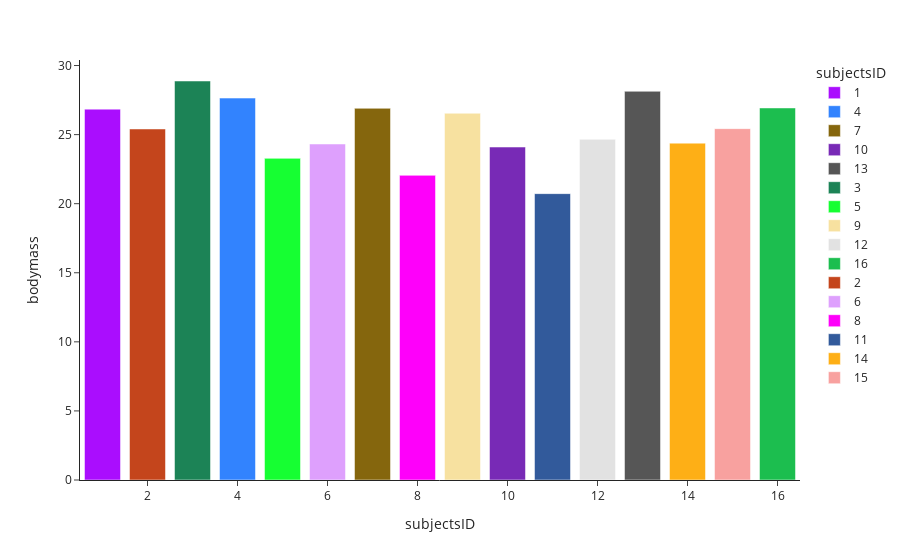
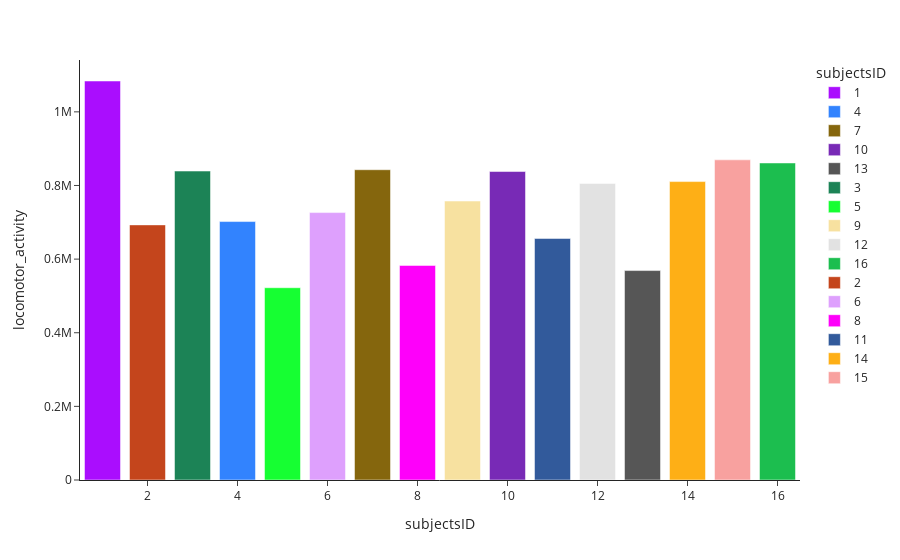
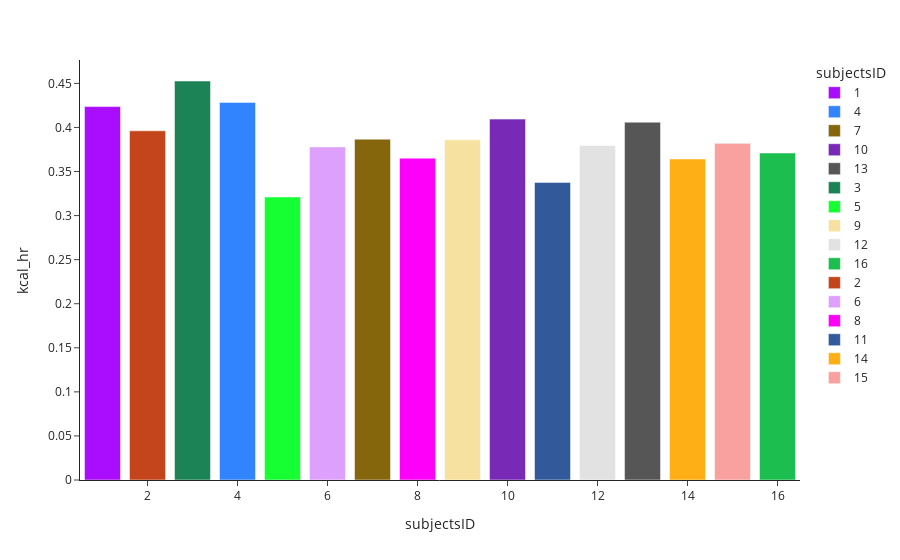
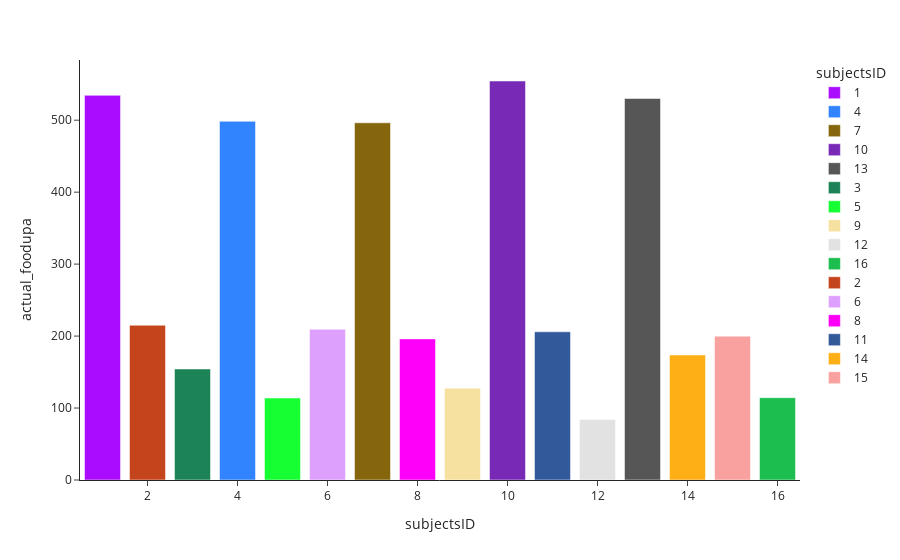

The notebook cell saved with these charts, in order:
### Code cell
def create_bar(averages_df, colors, feature_name, index):
    group_color_and_x = averages_df.index.get_level_values(index)
    y_axis = averages_df[feature_name]
    labels = {'x': group_color_and_x.name, 'y': y_axis.name, 'color': group_color_and_x.name}
    return px.bar(x=group_color_and_x,
                    y=y_axis.values,
                    color=group_color_and_x,
                    color_discrete_sequence=colors,
                    template='simple_white',
                    labels=labels)
for feature in bmass_loco_kcal:
    create_bar(df_ace_overall_grouped,colors,feature,0).show()

### Figure 1 — Plotly figure (JSON) as saved in the notebook; plotly's stock layout.template omitted (floating-point values rounded to 4 significant figures)
{"data": [{"alignmentgroup": "True", "hovertemplate": "subjectsID=%{x}<br>bodymass=%{y}<extra></extra>", "legendgroup": "1", "marker": {"color": "#AA0DFE", "pattern": {"shape": ""}}, "name": "1", "offsetgroup": "1", "orientation": "v", "showlegend": true, "textposition": "auto", "type": "bar", "x": [1], "xaxis": "x", "y": [26.84], "yaxis": "y"}, {"alignmentgroup": "True", "hovertemplate": "subjectsID=%{x}<br>bodymass=%{y}<extra></extra>", "legendgroup": "4", "marker": {"color": "#3283FE", "pattern": {"shape": ""}}, "name": "4", "offsetgroup": "4", "orientation": "v", "showlegend": true, "textposition": "auto", "type": "bar", "x": [4], "xaxis": "x", "y": [27.64], "yaxis": "y"}, {"alignmentgroup": "True", "hovertemplate": "subjectsID=%{x}<br>bodymass=%{y}<extra></extra>", "legendgroup": "7", "marker": {"color": "#85660D", "pattern": {"shape": ""}}, "name": "7", "offsetgroup": "7", "orientation": "v", "showlegend": true, "textposition": "auto", "type": "bar", "x": [7], "xaxis": "x", "y": [26.9], "yaxis": "y"}, {"alignmentgroup": "True", "hovertemplate": "subjectsID=%{x}<br>bodymass=%{y}<extra></extra>", "legendgroup": "10", "marker": {"color": "#782AB6", "pattern": {"shape": ""}}, "name": "10", "offsetgroup": "10", "orientation": "v", "showlegend": true, "textposition": "auto", "type": "bar", "x": [10], "xaxis": "x", "y": [24.1], "yaxis": "y"}, {"alignmentgroup": "True", "hovertemplate": "subjectsID=%{x}<br>bodymass=%{y}<extra></extra>", "legendgroup": "13", "marker": {"color": "#565656", "pattern": {"shape": ""}}, "name": "13", "offsetgroup": "13", "orientation": "v", "showlegend": true, "textposition": "auto", "type": "bar", "x": [13], "xaxis": "x", "y": [28.14], "yaxis": "y"}, {"alignmentgroup": "True", "hovertemplate": "subjectsID=%{x}<br>bodymass=%{y}<extra></extra>", "legendgroup": "3", "marker": {"color": "#1C8356", "pattern": {"shape": ""}}, "name": "3", "offsetgroup": "3", "orientation": "v", "showlegend": true, "textposition": "auto", "type": "bar", "x": [3], "xaxis": "x", "y": [28.88], "yaxis": "y"}, {"alignmentgroup": "True", "hovertemplate": "subjectsID=%{x}<br>bodymass=%{y}<extra></extra>", "legendgroup": "5", "marker": {"color": "#16FF32", "pattern": {"shape": ""}}, "name": "5", "offsetgroup": "5", "orientation": "v", "showlegend": true, "textposition": "auto", "type": "bar", "x": [5], "xaxis": "x", "y": [23.28], "yaxis": "y"}, {"alignmentgroup": "True", "hovertemplate": "subjectsID=%{x}<br>bodymass=%{y}<extra></extra>", "legendgroup": "9", "marker": {"color": "#F7E1A0", "pattern": {"shape": ""}}, "name": "9", "offsetgroup": "9", "orientation": "v", "showlegend": true, "textposition": "auto", "type": "bar", "x": [9], "xaxis": "x", "y": [26.55], "yaxis": "y"}, {"alignmentgroup": "True", "hovertemplate": "subjectsID=%{x}<br>bodymass=%{y}<extra></extra>", "legendgroup": "12", "marker": {"color": "#E2E2E2", "pattern": {"shape": ""}}, "name": "12", "offsetgroup": "12", "orientation": "v", "showlegend": true, "textposition": "auto", "type": "bar", "x": [12], "xaxis": "x", "y": [24.66], "yaxis": "y"}, {"alignmentgroup": "True", "hovertemplate": "subjectsID=%{x}<br>bodymass=%{y}<extra></extra>", "legendgroup": "16", "marker": {"color": "#1CBE4F", "pattern": {"shape": ""}}, "name": "16", "offsetgroup": "16", "orientation": "v", "showlegend": true, "textposition": "auto", "type": "bar", "x": [16], "xaxis": "x", "y": [26.93], "yaxis": "y"}, {"alignmentgroup": "True", "hovertemplate": "subjectsID=%{x}<br>bodymass=%{y}<extra></extra>", "legendgroup": "2", "marker": {"color": "#C4451C", "pattern": {"shape": ""}}, "name": "2", "offsetgroup": "2", "orientation": "v", "showlegend": true, "textposition": "auto", "type": "bar", "x": [2], "xaxis": "x", "y": [25.41], "yaxis": "y"}, {"alignmentgroup": "True", "hovertemplate": "subjectsID=%{x}<br>bodymass=%{y}<extra></extra>", "legendgroup": "6", "marker": {"color": "#DEA0FD", "pattern": {"shape": ""}}, "name": "6", "offsetgroup": "6", "orientation": "v", "showlegend": true, "textposition": "auto", "type": "bar", "x": [6], "xaxis": "x", "y": [24.32], "yaxis": "y"}, {"alignmentgroup": "True", "hovertemplate": "subjectsID=%{x}<br>bodymass=%{y}<extra></extra>", "legendgroup": "8", "marker": {"color": "#FE00FA", "pattern": {"shape": ""}}, "name": "8", "offsetgroup": "8", "orientation": "v", "showlegend": true, "textposition": "auto", "type": "bar", "x": [8], "xaxis": "x", "y": [22.05], "yaxis": "y"}, {"alignmentgroup": "True", "hovertemplate": "subjectsID=%{x}<br>bodymass=%{y}<extra></extra>", "legendgroup": "11", "marker": {"color": "#325A9B", "pattern": {"shape": ""}}, "name": "11", "offsetgroup": "11", "orientation": "v", "showlegend": true, "textposition": "auto", "type": "bar", "x": [11], "xaxis": "x", "y": [20.73], "yaxis": "y"}, {"alignmentgroup": "True", "hovertemplate": "subjectsID=%{x}<br>bodymass=%{y}<extra></extra>", "legendgroup": "14", "marker": {"color": "#FEAF16", "pattern": {"shape": ""}}, "name": "14", "offsetgroup": "14", "orientation": "v", "showlegend": true, "textposition": "auto", "type": "bar", "x": [14], "xaxis": "x", "y": [24.38], "yaxis": "y"}, {"alignmentgroup": "True", "hovertemplate": "subjectsID=%{x}<br>bodymass=%{y}<extra></extra>", "legendgroup": "15", "marker": {"color": "#F8A19F", "pattern": {"shape": ""}}, "name": "15", "offsetgroup": "15", "orientation": "v", "showlegend": true, "textposition": "auto", "type": "bar", "x": [15], "xaxis": "x", "y": [25.43], "yaxis": "y"}], "layout": {"barmode": "relative", "legend": {"title": {"text": "subjectsID"}, "tracegroupgap": 0}, "margin": {"t": 60}, "xaxis": {"anchor": "y", "domain": [0, 1], "title": {"text": "subjectsID"}}, "yaxis": {"anchor": "x", "domain": [0, 1], "title": {"text": "bodymass"}}}}

### Figure 2 — Plotly figure (JSON) as saved in the notebook; plotly's stock layout.template omitted (floating-point values rounded to 4 significant figures)
{"data": [{"alignmentgroup": "True", "hovertemplate": "subjectsID=%{x}<br>locomotor_activity=%{y}<extra></extra>", "legendgroup": "1", "marker": {"color": "#AA0DFE", "pattern": {"shape": ""}}, "name": "1", "offsetgroup": "1", "orientation": "v", "showlegend": true, "textposition": "auto", "type": "bar", "x": [1], "xaxis": "x", "y": [1083784], "yaxis": "y"}, {"alignmentgroup": "True", "hovertemplate": "subjectsID=%{x}<br>locomotor_activity=%{y}<extra></extra>", "legendgroup": "4", "marker": {"color": "#3283FE", "pattern": {"shape": ""}}, "name": "4", "offsetgroup": "4", "orientation": "v", "showlegend": true, "textposition": "auto", "type": "bar", "x": [4], "xaxis": "x", "y": [702017], "yaxis": "y"}, {"alignmentgroup": "True", "hovertemplate": "subjectsID=%{x}<br>locomotor_activity=%{y}<extra></extra>", "legendgroup": "7", "marker": {"color": "#85660D", "pattern": {"shape": ""}}, "name": "7", "offsetgroup": "7", "orientation": "v", "showlegend": true, "textposition": "auto", "type": "bar", "x": [7], "xaxis": "x", "y": [842759], "yaxis": "y"}, {"alignmentgroup": "True", "hovertemplate": "subjectsID=%{x}<br>locomotor_activity=%{y}<extra></extra>", "legendgroup": "10", "marker": {"color": "#782AB6", "pattern": {"shape": ""}}, "name": "10", "offsetgroup": "10", "orientation": "v", "showlegend": true, "textposition": "auto", "type": "bar", "x": [10], "xaxis": "x", "y": [837920], "yaxis": "y"}, {"alignmentgroup": "True", "hovertemplate": "subjectsID=%{x}<br>locomotor_activity=%{y}<extra></extra>", "legendgroup": "13", "marker": {"color": "#565656", "pattern": {"shape": ""}}, "name": "13", "offsetgroup": "13", "orientation": "v", "showlegend": true, "textposition": "auto", "type": "bar", "x": [13], "xaxis": "x", "y": [568876], "yaxis": "y"}, {"alignmentgroup": "True", "hovertemplate": "subjectsID=%{x}<br>locomotor_activity=%{y}<extra></extra>", "legendgroup": "3", "marker": {"color": "#1C8356", "pattern": {"shape": ""}}, "name": "3", "offsetgroup": "3", "orientation": "v", "showlegend": true, "textposition": "auto", "type": "bar", "x": [3], "xaxis": "x", "y": [839183], "yaxis": "y"}, {"alignmentgroup": "True", "hovertemplate": "subjectsID=%{x}<br>locomotor_activity=%{y}<extra></extra>", "legendgroup": "5", "marker": {"color": "#16FF32", "pattern": {"shape": ""}}, "name": "5", "offsetgroup": "5", "orientation": "v", "showlegend": true, "textposition": "auto", "type": "bar", "x": [5], "xaxis": "x", "y": [522263], "yaxis": "y"}, {"alignmentgroup": "True", "hovertemplate": "subjectsID=%{x}<br>locomotor_activity=%{y}<extra></extra>", "legendgroup": "9", "marker": {"color": "#F7E1A0", "pattern": {"shape": ""}}, "name": "9", "offsetgroup": "9", "orientation": "v", "showlegend": true, "textposition": "auto", "type": "bar", "x": [9], "xaxis": "x", "y": [757714], "yaxis": "y"}, {"alignmentgroup": "True", "hovertemplate": "subjectsID=%{x}<br>locomotor_activity=%{y}<extra></extra>", "legendgroup": "12", "marker": {"color": "#E2E2E2", "pattern": {"shape": ""}}, "name": "12", "offsetgroup": "12", "orientation": "v", "showlegend": true, "textposition": "auto", "type": "bar", "x": [12], "xaxis": "x", "y": [805608], "yaxis": "y"}, {"alignmentgroup": "True", "hovertemplate": "subjectsID=%{x}<br>locomotor_activity=%{y}<extra></extra>", "legendgroup": "16", "marker": {"color": "#1CBE4F", "pattern": {"shape": ""}}, "name": "16", "offsetgroup": "16", "orientation": "v", "showlegend": true, "textposition": "auto", "type": "bar", "x": [16], "xaxis": "x", "y": [861161], "yaxis": "y"}, {"alignmentgroup": "True", "hovertemplate": "subjectsID=%{x}<br>locomotor_activity=%{y}<extra></extra>", "legendgroup": "2", "marker": {"color": "#C4451C", "pattern": {"shape": ""}}, "name": "2", "offsetgroup": "2", "orientation": "v", "showlegend": true, "textposition": "auto", "type": "bar", "x": [2], "xaxis": "x", "y": [692951], "yaxis": "y"}, {"alignmentgroup": "True", "hovertemplate": "subjectsID=%{x}<br>locomotor_activity=%{y}<extra></extra>", "legendgroup": "6", "marker": {"color": "#DEA0FD", "pattern": {"shape": ""}}, "name": "6", "offsetgroup": "6", "orientation": "v", "showlegend": true, "textposition": "auto", "type": "bar", "x": [6], "xaxis": "x", "y": [726380], "yaxis": "y"}, {"alignmentgroup": "True", "hovertemplate": "subjectsID=%{x}<br>locomotor_activity=%{y}<extra></extra>", "legendgroup": "8", "marker": {"color": "#FE00FA", "pattern": {"shape": ""}}, "name": "8", "offsetgroup": "8", "orientation": "v", "showlegend": true, "textposition": "auto", "type": "bar", "x": [8], "xaxis": "x", "y": [582780], "yaxis": "y"}, {"alignmentgroup": "True", "hovertemplate": "subjectsID=%{x}<br>locomotor_activity=%{y}<extra></extra>", "legendgroup": "11", "marker": {"color": "#325A9B", "pattern": {"shape": ""}}, "name": "11", "offsetgroup": "11", "orientation": "v", "showlegend": true, "textposition": "auto", "type": "bar", "x": [11], "xaxis": "x", "y": [656128], "yaxis": "y"}, {"alignmentgroup": "True", "hovertemplate": "subjectsID=%{x}<br>locomotor_activity=%{y}<extra></extra>", "legendgroup": "14", "marker": {"color": "#FEAF16", "pattern": {"shape": ""}}, "name": "14", "offsetgroup": "14", "orientation": "v", "showlegend": true, "textposition": "auto", "type": "bar", "x": [14], "xaxis": "x", "y": [810570], "yaxis": "y"}, {"alignmentgroup": "True", "hovertemplate": "subjectsID=%{x}<br>locomotor_activity=%{y}<extra></extra>", "legendgroup": "15", "marker": {"color": "#F8A19F", "pattern": {"shape": ""}}, "name": "15", "offsetgroup": "15", "orientation": "v", "showlegend": true, "textposition": "auto", "type": "bar", "x": [15], "xaxis": "x", "y": [869659], "yaxis": "y"}], "layout": {"barmode": "relative", "legend": {"title": {"text": "subjectsID"}, "tracegroupgap": 0}, "margin": {"t": 60}, "xaxis": {"anchor": "y", "domain": [0, 1], "title": {"text": "subjectsID"}}, "yaxis": {"anchor": "x", "domain": [0, 1], "title": {"text": "locomotor_activity"}}}}

### Figure 3 — Plotly figure (JSON) as saved in the notebook; plotly's stock layout.template omitted (floating-point values rounded to 4 significant figures)
{"data": [{"alignmentgroup": "True", "hovertemplate": "subjectsID=%{x}<br>kcal_hr=%{y}<extra></extra>", "legendgroup": "1", "marker": {"color": "#AA0DFE", "pattern": {"shape": ""}}, "name": "1", "offsetgroup": "1", "orientation": "v", "showlegend": true, "textposition": "auto", "type": "bar", "x": [1], "xaxis": "x", "y": [0.4237], "yaxis": "y"}, {"alignmentgroup": "True", "hovertemplate": "subjectsID=%{x}<br>kcal_hr=%{y}<extra></extra>", "legendgroup": "4", "marker": {"color": "#3283FE", "pattern": {"shape": ""}}, "name": "4", "offsetgroup": "4", "orientation": "v", "showlegend": true, "textposition": "auto", "type": "bar", "x": [4], "xaxis": "x", "y": [0.4284], "yaxis": "y"}, {"alignmentgroup": "True", "hovertemplate": "subjectsID=%{x}<br>kcal_hr=%{y}<extra></extra>", "legendgroup": "7", "marker": {"color": "#85660D", "pattern": {"shape": ""}}, "name": "7", "offsetgroup": "7", "orientation": "v", "showlegend": true, "textposition": "auto", "type": "bar", "x": [7], "xaxis": "x", "y": [0.3867], "yaxis": "y"}, {"alignmentgroup": "True", "hovertemplate": "subjectsID=%{x}<br>kcal_hr=%{y}<extra></extra>", "legendgroup": "10", "marker": {"color": "#782AB6", "pattern": {"shape": ""}}, "name": "10", "offsetgroup": "10", "orientation": "v", "showlegend": true, "textposition": "auto", "type": "bar", "x": [10], "xaxis": "x", "y": [0.4094], "yaxis": "y"}, {"alignmentgroup": "True", "hovertemplate": "subjectsID=%{x}<br>kcal_hr=%{y}<extra></extra>", "legendgroup": "13", "marker": {"color": "#565656", "pattern": {"shape": ""}}, "name": "13", "offsetgroup": "13", "orientation": "v", "showlegend": true, "textposition": "auto", "type": "bar", "x": [13], "xaxis": "x", "y": [0.406], "yaxis": "y"}, {"alignmentgroup": "True", "hovertemplate": "subjectsID=%{x}<br>kcal_hr=%{y}<extra></extra>", "legendgroup": "3", "marker": {"color": "#1C8356", "pattern": {"shape": ""}}, "name": "3", "offsetgroup": "3", "orientation": "v", "showlegend": true, "textposition": "auto", "type": "bar", "x": [3], "xaxis": "x", "y": [0.4527], "yaxis": "y"}, {"alignmentgroup": "True", "hovertemplate": "subjectsID=%{x}<br>kcal_hr=%{y}<extra></extra>", "legendgroup": "5", "marker": {"color": "#16FF32", "pattern": {"shape": ""}}, "name": "5", "offsetgroup": "5", "orientation": "v", "showlegend": true, "textposition": "auto", "type": "bar", "x": [5], "xaxis": "x", "y": [0.3211], "yaxis": "y"}, {"alignmentgroup": "True", "hovertemplate": "subjectsID=%{x}<br>kcal_hr=%{y}<extra></extra>", "legendgroup": "9", "marker": {"color": "#F7E1A0", "pattern": {"shape": ""}}, "name": "9", "offsetgroup": "9", "orientation": "v", "showlegend": true, "textposition": "auto", "type": "bar", "x": [9], "xaxis": "x", "y": [0.3859], "yaxis": "y"}, {"alignmentgroup": "True", "hovertemplate": "subjectsID=%{x}<br>kcal_hr=%{y}<extra></extra>", "legendgroup": "12", "marker": {"color": "#E2E2E2", "pattern": {"shape": ""}}, "name": "12", "offsetgroup": "12", "orientation": "v", "showlegend": true, "textposition": "auto", "type": "bar", "x": [12], "xaxis": "x", "y": [0.3795], "yaxis": "y"}, {"alignmentgroup": "True", "hovertemplate": "subjectsID=%{x}<br>kcal_hr=%{y}<extra></extra>", "legendgroup": "16", "marker": {"color": "#1CBE4F", "pattern": {"shape": ""}}, "name": "16", "offsetgroup": "16", "orientation": "v", "showlegend": true, "textposition": "auto", "type": "bar", "x": [16], "xaxis": "x", "y": [0.371], "yaxis": "y"}, {"alignmentgroup": "True", "hovertemplate": "subjectsID=%{x}<br>kcal_hr=%{y}<extra></extra>", "legendgroup": "2", "marker": {"color": "#C4451C", "pattern": {"shape": ""}}, "name": "2", "offsetgroup": "2", "orientation": "v", "showlegend": true, "textposition": "auto", "type": "bar", "x": [2], "xaxis": "x", "y": [0.3962], "yaxis": "y"}, {"alignmentgroup": "True", "hovertemplate": "subjectsID=%{x}<br>kcal_hr=%{y}<extra></extra>", "legendgroup": "6", "marker": {"color": "#DEA0FD", "pattern": {"shape": ""}}, "name": "6", "offsetgroup": "6", "orientation": "v", "showlegend": true, "textposition": "auto", "type": "bar", "x": [6], "xaxis": "x", "y": [0.3779], "yaxis": "y"}, {"alignmentgroup": "True", "hovertemplate": "subjectsID=%{x}<br>kcal_hr=%{y}<extra></extra>", "legendgroup": "8", "marker": {"color": "#FE00FA", "pattern": {"shape": ""}}, "name": "8", "offsetgroup": "8", "orientation": "v", "showlegend": true, "textposition": "auto", "type": "bar", "x": [8], "xaxis": "x", "y": [0.3652], "yaxis": "y"}, {"alignmentgroup": "True", "hovertemplate": "subjectsID=%{x}<br>kcal_hr=%{y}<extra></extra>", "legendgroup": "11", "marker": {"color": "#325A9B", "pattern": {"shape": ""}}, "name": "11", "offsetgroup": "11", "orientation": "v", "showlegend": true, "textposition": "auto", "type": "bar", "x": [11], "xaxis": "x", "y": [0.3377], "yaxis": "y"}, {"alignmentgroup": "True", "hovertemplate": "subjectsID=%{x}<br>kcal_hr=%{y}<extra></extra>", "legendgroup": "14", "marker": {"color": "#FEAF16", "pattern": {"shape": ""}}, "name": "14", "offsetgroup": "14", "orientation": "v", "showlegend": true, "textposition": "auto", "type": "bar", "x": [14], "xaxis": "x", "y": [0.3642], "yaxis": "y"}, {"alignmentgroup": "True", "hovertemplate": "subjectsID=%{x}<br>kcal_hr=%{y}<extra></extra>", "legendgroup": "15", "marker": {"color": "#F8A19F", "pattern": {"shape": ""}}, "name": "15", "offsetgroup": "15", "orientation": "v", "showlegend": true, "textposition": "auto", "type": "bar", "x": [15], "xaxis": "x", "y": [0.3819], "yaxis": "y"}], "layout": {"barmode": "relative", "legend": {"title": {"text": "subjectsID"}, "tracegroupgap": 0}, "margin": {"t": 60}, "xaxis": {"anchor": "y", "domain": [0, 1], "title": {"text": "subjectsID"}}, "yaxis": {"anchor": "x", "domain": [0, 1], "title": {"text": "kcal_hr"}}}}

### Figure 4 — Plotly figure (JSON) as saved in the notebook; plotly's stock layout.template omitted (floating-point values rounded to 4 significant figures)
{"data": [{"alignmentgroup": "True", "hovertemplate": "subjectsID=%{x}<br>actual_foodupa=%{y}<extra></extra>", "legendgroup": "1", "marker": {"color": "#AA0DFE", "pattern": {"shape": ""}}, "name": "1", "offsetgroup": "1", "orientation": "v", "showlegend": true, "textposition": "auto", "type": "bar", "x": [1], "xaxis": "x", "y": [534.5], "yaxis": "y"}, {"alignmentgroup": "True", "hovertemplate": "subjectsID=%{x}<br>actual_foodupa=%{y}<extra></extra>", "legendgroup": "4", "marker": {"color": "#3283FE", "pattern": {"shape": ""}}, "name": "4", "offsetgroup": "4", "orientation": "v", "showlegend": true, "textposition": "auto", "type": "bar", "x": [4], "xaxis": "x", "y": [498.4], "yaxis": "y"}, {"alignmentgroup": "True", "hovertemplate": "subjectsID=%{x}<br>actual_foodupa=%{y}<extra></extra>", "legendgroup": "7", "marker": {"color": "#85660D", "pattern": {"shape": ""}}, "name": "7", "offsetgroup": "7", "orientation": "v", "showlegend": true, "textposition": "auto", "type": "bar", "x": [7], "xaxis": "x", "y": [496.4], "yaxis": "y"}, {"alignmentgroup": "True", "hovertemplate": "subjectsID=%{x}<br>actual_foodupa=%{y}<extra></extra>", "legendgroup": "10", "marker": {"color": "#782AB6", "pattern": {"shape": ""}}, "name": "10", "offsetgroup": "10", "orientation": "v", "showlegend": true, "textposition": "auto", "type": "bar", "x": [10], "xaxis": "x", "y": [554.5], "yaxis": "y"}, {"alignmentgroup": "True", "hovertemplate": "subjectsID=%{x}<br>actual_foodupa=%{y}<extra></extra>", "legendgroup": "13", "marker": {"color": "#565656", "pattern": {"shape": ""}}, "name": "13", "offsetgroup": "13", "orientation": "v", "showlegend": true, "textposition": "auto", "type": "bar", "x": [13], "xaxis": "x", "y": [530.1], "yaxis": "y"}, {"alignmentgroup": "True", "hovertemplate": "subjectsID=%{x}<br>actual_foodupa=%{y}<extra></extra>", "legendgroup": "3", "marker": {"color": "#1C8356", "pattern": {"shape": ""}}, "name": "3", "offsetgroup": "3", "orientation": "v", "showlegend": true, "textposition": "auto", "type": "bar", "x": [3], "xaxis": "x", "y": [154.3], "yaxis": "y"}, {"alignmentgroup": "True", "hovertemplate": "subjectsID=%{x}<br>actual_foodupa=%{y}<extra></extra>", "legendgroup": "5", "marker": {"color": "#16FF32", "pattern": {"shape": ""}}, "name": "5", "offsetgroup": "5", "orientation": "v", "showlegend": true, "textposition": "auto", "type": "bar", "x": [5], "xaxis": "x", "y": [113.9], "yaxis": "y"}, {"alignmentgroup": "True", "hovertemplate": "subjectsID=%{x}<br>actual_foodupa=%{y}<extra></extra>", "legendgroup": "9", "marker": {"color": "#F7E1A0", "pattern": {"shape": ""}}, "name": "9", "offsetgroup": "9", "orientation": "v", "showlegend": true, "textposition": "auto", "type": "bar", "x": [9], "xaxis": "x", "y": [127.7], "yaxis": "y"}, {"alignmentgroup": "True", "hovertemplate": "subjectsID=%{x}<br>actual_foodupa=%{y}<extra></extra>", "legendgroup": "12", "marker": {"color": "#E2E2E2", "pattern": {"shape": ""}}, "name": "12", "offsetgroup": "12", "orientation": "v", "showlegend": true, "textposition": "auto", "type": "bar", "x": [12], "xaxis": "x", "y": [84.19], "yaxis": "y"}, {"alignmentgroup": "True", "hovertemplate": "subjectsID=%{x}<br>actual_foodupa=%{y}<extra></extra>", "legendgroup": "16", "marker": {"color": "#1CBE4F", "pattern": {"shape": ""}}, "name": "16", "offsetgroup": "16", "orientation": "v", "showlegend": true, "textposition": "auto", "type": "bar", "x": [16], "xaxis": "x", "y": [114.4], "yaxis": "y"}, {"alignmentgroup": "True", "hovertemplate": "subjectsID=%{x}<br>actual_foodupa=%{y}<extra></extra>", "legendgroup": "2", "marker": {"color": "#C4451C", "pattern": {"shape": ""}}, "name": "2", "offsetgroup": "2", "orientation": "v", "showlegend": true, "textposition": "auto", "type": "bar", "x": [2], "xaxis": "x", "y": [215.1], "yaxis": "y"}, {"alignmentgroup": "True", "hovertemplate": "subjectsID=%{x}<br>actual_foodupa=%{y}<extra></extra>", "legendgroup": "6", "marker": {"color": "#DEA0FD", "pattern": {"shape": ""}}, "name": "6", "offsetgroup": "6", "orientation": "v", "showlegend": true, "textposition": "auto", "type": "bar", "x": [6], "xaxis": "x", "y": [209.5], "yaxis": "y"}, {"alignmentgroup": "True", "hovertemplate": "subjectsID=%{x}<br>actual_foodupa=%{y}<extra></extra>", "legendgroup": "8", "marker": {"color": "#FE00FA", "pattern": {"shape": ""}}, "name": "8", "offsetgroup": "8", "orientation": "v", "showlegend": true, "textposition": "auto", "type": "bar", "x": [8], "xaxis": "x", "y": [196.1], "yaxis": "y"}, {"alignmentgroup": "True", "hovertemplate": "subjectsID=%{x}<br>actual_foodupa=%{y}<extra></extra>", "legendgroup": "11", "marker": {"color": "#325A9B", "pattern": {"shape": ""}}, "name": "11", "offsetgroup": "11", "orientation": "v", "showlegend": true, "textposition": "auto", "type": "bar", "x": [11], "xaxis": "x", "y": [206.0], "yaxis": "y"}, {"alignmentgroup": "True", "hovertemplate": "subjectsID=%{x}<br>actual_foodupa=%{y}<extra></extra>", "legendgroup": "14", "marker": {"color": "#FEAF16", "pattern": {"shape": ""}}, "name": "14", "offsetgroup": "14", "orientation": "v", "showlegend": true, "textposition": "auto", "type": "bar", "x": [14], "xaxis": "x", "y": [173.8], "yaxis": "y"}, {"alignmentgroup": "True", "hovertemplate": "subjectsID=%{x}<br>actual_foodupa=%{y}<extra></extra>", "legendgroup": "15", "marker": {"color": "#F8A19F", "pattern": {"shape": ""}}, "name": "15", "offsetgroup": "15", "orientation": "v", "showlegend": true, "textposition": "auto", "type": "bar", "x": [15], "xaxis": "x", "y": [199.9], "yaxis": "y"}], "layout": {"barmode": "relative", "legend": {"title": {"text": "subjectsID"}, "tracegroupgap": 0}, "margin": {"t": 60}, "xaxis": {"anchor": "y", "domain": [0, 1], "title": {"text": "subjectsID"}}, "yaxis": {"anchor": "x", "domain": [0, 1], "title": {"text": "actual_foodupa"}}}}
